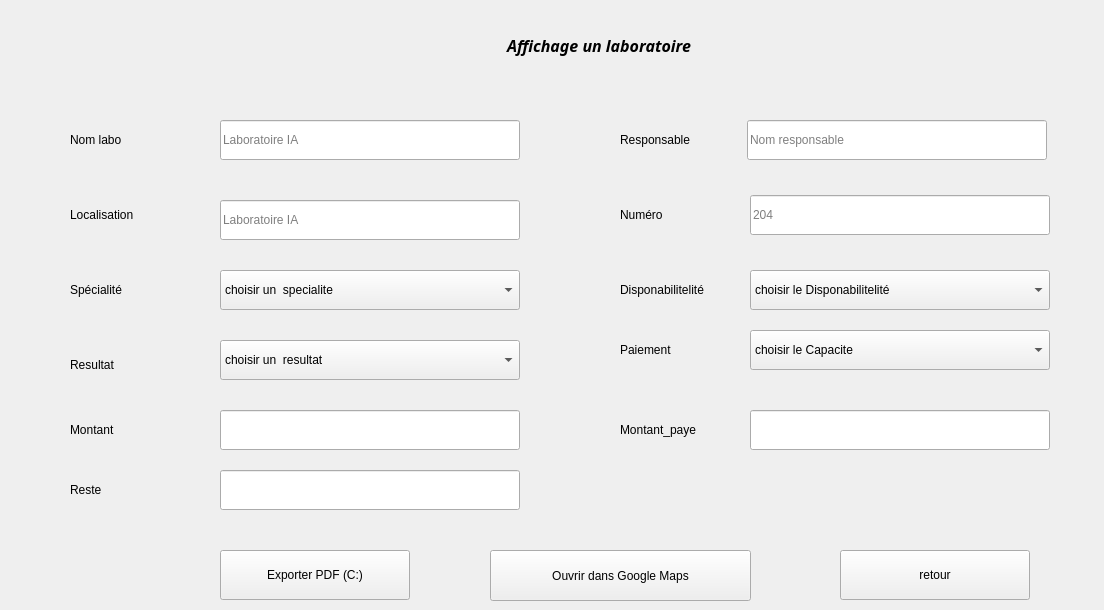
            <widget class="QWidget" name="affichierL">
             <widget class="QPushButton" name="retour_stat_3">
              <property name="geometry">
               <rect>
                <x>840</x>
                <y>550</y>
                <width>190</width>
                <height>50</height>
               </rect>
              </property>
              <property name="text">
               <string>retour</string>
              </property>
             </widget>
             <widget class="QFrame" name="PopupLabsForm_4">
              <property name="geometry">
               <rect>
                <x>70</x>
                <y>70</y>
                <width>1025</width>
                <height>451</height>
               </rect>
              </property>
              <property name="frameShape">
               <enum>QFrame::Shape::NoFrame</enum>
              </property>
              <widget class="QLineEdit" name="aff5">
               <property name="geometry">
                <rect>
                 <x>677</x>
                 <y>50</y>
                 <width>300</width>
                 <height>40</height>
                </rect>
               </property>
               <property name="placeholderText">
                <string>Nom responsable</string>
               </property>
              </widget>
              <widget class="QLabel" name="LblLabCap_6">
               <property name="geometry">
                <rect>
                 <x>550</x>
                 <y>200</y>
                 <width>130</width>
                 <height>40</height>
                </rect>
               </property>
               <property name="text">
                <string>Disponabilitelité</string>
               </property>
              </widget>
              <widget class="QLabel" name="LblLabLoc_6">
               <property name="geometry">
                <rect>
                 <x>0</x>
                 <y>125</y>
                 <width>130</width>
                 <height>40</height>
                </rect>
               </property>
               <property name="text">
                <string>Localisation</string>
               </property>
              </widget>
              <widget class="QLabel" name="LblLabName_6">
               <property name="geometry">
                <rect>
                 <x>0</x>
                 <y>50</y>
                 <width>130</width>
                 <height>40</height>
                </rect>
               </property>
               <property name="text">
                <string>Nom labo</string>
               </property>
              </widget>
              <widget class="QLabel" name="LblLabNum_6">
               <property name="geometry">
                <rect>
                 <x>550</x>
                 <y>125</y>
                 <width>130</width>
                 <height>40</height>
                </rect>
               </property>
               <property name="text">
                <string>Numéro</string>
               </property>
              </widget>
              <widget class="QLineEdit" name="aff1">
               <property name="geometry">
                <rect>
                 <x>150</x>
                 <y>50</y>
                 <width>300</width>
                 <height>40</height>
                </rect>
               </property>
               <property name="placeholderText">
                <string>Laboratoire IA</string>
               </property>
              </widget>
              <widget class="QLineEdit" name="aff6">
               <property name="geometry">
                <rect>
                 <x>680</x>
                 <y>125</y>
                 <width>300</width>
                 <height>40</height>
                </rect>
               </property>
               <property name="placeholderText">
                <string>204</string>
               </property>
              </widget>
              <widget class="QLabel" name="LblLabResp_6">
               <property name="geometry">
                <rect>
                 <x>550</x>
                 <y>50</y>
                 <width>130</width>
                 <height>40</height>
                </rect>
               </property>
               <property name="text">
                <string>Responsable</string>
               </property>
              </widget>
              <widget class="QLabel" name="LblLabSpec_6">
               <property name="geometry">
                <rect>
                 <x>0</x>
                 <y>200</y>
                 <width>130</width>
                 <height>40</height>
                </rect>
               </property>
               <property name="text">
                <string>Spécialité</string>
               </property>
              </widget>
              <widget class="QLineEdit" name="aff2">
               <property name="geometry">
                <rect>
                 <x>150</x>
                 <y>130</y>
                 <width>300</width>
                 <height>40</height>
                </rect>
               </property>
               <property name="placeholderText">
                <string>Laboratoire IA</string>
               </property>
              </widget>
              <widget class="QLabel" name="LblLabSpec_7">
               <property name="geometry">
                <rect>
                 <x>0</x>
                 <y>275</y>
                 <width>130</width>
                 <height>40</height>
                </rect>
               </property>
               <property name="text">
                <string>Resultat</string>
               </property>
              </widget>
              <widget class="QLabel" name="LblLabSpec_8">
               <property name="geometry">
                <rect>
                 <x>550</x>
                 <y>260</y>
                 <width>130</width>
                 <height>40</height>
                </rect>
               </property>
               <property name="text">
                <string>Paiement</string>
               </property>
              </widget>
              <widget class="QComboBox" name="aff3">
               <property name="geometry">
                <rect>
                 <x>150</x>
                 <y>200</y>
                 <width>300</width>
                 <height>40</height>
                </rect>
               </property>
               <item>
                <property name="text">
                 <string>choisir un  specialite</string>
                </property>
               </item>
               <item>
                <property name="text">
                 <string>interieur</string>
                </property>
               </item>
               <item>
                <property name="text">
                 <string>exterieur</string>
                </property>
               </item>
              </widget>
              <widget class="QComboBox" name="aff7">
               <property name="geometry">
                <rect>
                 <x>680</x>
                 <y>200</y>
                 <width>300</width>
                 <height>40</height>
                </rect>
               </property>
               <item>
                <property name="text">
                 <string>choisir le Disponabilitelité</string>
                </property>
               </item>
               <item>
                <property name="text">
                 <string>disponible</string>
                </property>
               </item>
               <item>
                <property name="text">
                 <string>occupee</string>
                </property>
               </item>
              </widget>
              <widget class="QComboBox" name="aff7_2">
               <property name="geometry">
                <rect>
                 <x>680</x>
                 <y>260</y>
                 <width>300</width>
                 <height>40</height>
                </rect>
               </property>
               <item>
                <property name="text">
                 <string>choisir le Capacite</string>
                </property>
               </item>
               <item>
                <property name="text">
                 <string>disponible</string>
                </property>
               </item>
               <item>
                <property name="text">
                 <string>occupee</string>
                </property>
               </item>
              </widget>
              <widget class="QComboBox" name="aff3_2">
               <property name="geometry">
                <rect>
                 <x>150</x>
                 <y>270</y>
                 <width>300</width>
                 <height>40</height>
                </rect>
               </property>
               <item>
                <property name="text">
                 <string>choisir un  resultat</string>
                </property>
               </item>
               <item>
                <property name="text">
                 <string>En exécution</string>
                </property>
               </item>
               <item>
                <property name="text">
                 <string>En attente</string>
                </property>
               </item>
               <item>
                <property name="text">
                 <string>Prêt</string>
                </property>
               </item>
              </widget>
              <widget class="QLineEdit" name="aff_montant">
               <property name="geometry">
                <rect>
                 <x>150</x>
                 <y>340</y>
                 <width>300</width>
                 <height>40</height>
                </rect>
               </property>
              </widget>
              <widget class="QLineEdit" name="aff_montant_paye">
               <property name="geometry">
                <rect>
                 <x>680</x>
                 <y>340</y>
                 <width>300</width>
                 <height>40</height>
                </rect>
               </property>
              </widget>
              <widget class="QLineEdit" name="aff_reste">
               <property name="geometry">
                <rect>
                 <x>150</x>
                 <y>400</y>
                 <width>300</width>
                 <height>40</height>
                </rect>
               </property>
              </widget>
              <widget class="QLabel" name="label_16">
               <property name="geometry">
                <rect>
                 <x>0</x>
                 <y>340</y>
                 <width>130</width>
                 <height>40</height>
                </rect>
               </property>
               <property name="text">
                <string>Montant</string>
               </property>
              </widget>
              <widget class="QLabel" name="label_17">
               <property name="geometry">
                <rect>
                 <x>0</x>
                 <y>400</y>
                 <width>130</width>
                 <height>40</height>
                </rect>
               </property>
               <property name="text">
                <string>Reste</string>
               </property>
              </widget>
              <widget class="QLabel" name="label_18">
               <property name="geometry">
                <rect>
                 <x>550</x>
                 <y>340</y>
                 <width>130</width>
                 <height>40</height>
                </rect>
               </property>
               <property name="text">
                <string>Montant_paye</string>
               </property>
              </widget>
             </widget>
             <widget class="QLabel" name="lblPageTitle_2">
              <property name="geometry">
               <rect>
                <x>440</x>
                <y>20</y>
                <width>251</width>
                <height>51</height>
               </rect>
              </property>
              <property name="font">
               <font>
                <family>Vivaldi</family>
                <pointsize>12</pointsize>
                <italic>true</italic>
                <bold>true</bold>
               </font>
              </property>
              <property name="text">
               <string>Affichage un laboratoire</string>
              </property>
              <property name="alignment">
               <set>Qt::AlignmentFlag::AlignRight|Qt::AlignmentFlag::AlignTrailing|Qt::AlignmentFlag::AlignVCenter</set>
              </property>
             </widget>
             <widget class="QPushButton" name="BtnExportLabsDirect">
              <property name="geometry">
               <rect>
                <x>220</x>
                <y>550</y>
                <width>190</width>
                <height>50</height>
               </rect>
              </property>
              <property name="text">
               <string>Exporter PDF (C:)</string>
              </property>
             </widget>
             <widget class="QPushButton" name="btnOpenGoogleMaps">
              <property name="geometry">
               <rect>
                <x>490</x>
                <y>550</y>
                <width>261</width>
                <height>51</height>
               </rect>
              </property>
              <property name="text">
               <string>Ouvrir dans Google Maps</string>
              </property>
             </widget>
            </widget>
